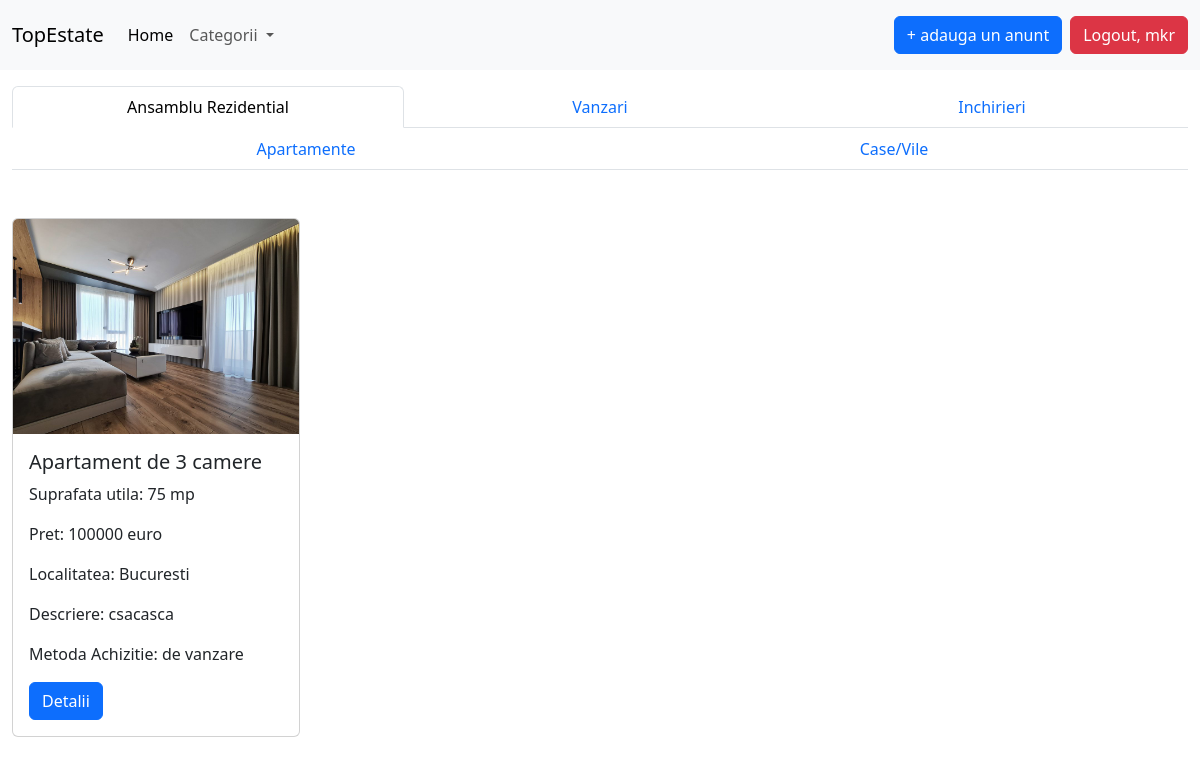
Screenshot of /ansamblu_rezidential/ (signed in) with the database file from the repository.
### createPost/models.py (models this page shows)
class Anunt(models.Model):
    optiuni_proprietati = [
        ('apartamente', 'Apartamente'),
        ('case/vile', 'Case/Vile'),
        ('terenuri', 'Terenuri')
    ]
    optiuni_achizitie = [
        ('de vanzare', 'De vanzare'),
        ('de inchiriat', 'De inchiriat')
    ]
    tipuri_anunt = [
        ('C0', 'Comision 0'),
        ('AR', 'Ansamblu Rezidential'),
        ('AI', 'Agentii Imobiliare')
    ]
    tip_proprietate = models.CharField(choices=optiuni_proprietati, max_length=30)
    tip_vanzare = models.CharField(choices=optiuni_achizitie, max_length=30)
    titul_anunt = models.CharField(max_length=80)
    poze = models.ImageField(upload_to='media/', null=True)
    suprafata_utila = models.CharField(max_length=10)
    numar_carte_funciara = models.CharField(max_length= 15)
    pret = models.CharField(max_length=30)
    localizare = models.CharField(max_length=80)
    descriere = models.TextField(max_length=500)
    tip_anunt = models.CharField(choices=tipuri_anunt, max_length=2)

### createPost/views.py (the view)
# urls.py: path('ansamblu_rezidential/', views.AnsambluRezidentialView.as_view(), name='ansamblu-rezidential'),
class AnsambluRezidentialView(ListView):
    template_name = 'createPost/ansamblu_rezidential.html'
    model = Anunt
    context_object_name = 'all_announce'
    def get_queryset(self):
        return Anunt.objects.filter(tip_anunt='AR')

### templates/createPost/ansamblu_rezidential.html (shortened to what this page needs)
{% extends 'base.html' %}
{% load static %}
{% block content %}
    <div class="container-fluid mt-3 mb-3">
        <div class="row justify-content-center">
            <div class="mx-auto">
                <ul class="nav nav-tabs justify-content-center">
                    <li class="nav-item col">
                        <a class="nav-link active text-center" href="{% url 'ansamblu-rezidential' %}">Ansamblu Rezidential</a>
                    </li>
                    <li class="nav-item col">
                        <a class="nav-link text-center" aria-current="page" href="{% url 'sell-AR' %}">Vanzari</a>
                    </li>
                    <li class="nav-item col">
                        <a class="nav-link text-center" href="{% url 'rent-AR' %}">Inchirieri</a>
                    </li>
                </ul>
                <ul class="nav nav-tabs justify-content-center">
                    <li class="nav-item col">
                        <a class="nav-link text-center" href="{% url 'AR-ap' %}">Apartamente</a>
                    </li>
                    <li class="nav-item col">
                        <a class="nav-link text-center" aria-current="page" href="{% url 'AR-case' %}">Case/Vile</a>
                    </li>
                </ul>
                {% if user.is_authenticated %}
                    <div class="row">
                        {% for anunt in all_announce %}
                            <div class="col-md-3 ">
                                <br><br>
                                <div class="card" style="width: 18rem;">
                                    {% if anunt.poze %}
                                        <img src="{{ anunt.poze.url }}" class="card-img-top" alt="...">
                                    {% else %}
                                        <img src="{% static 'images/no_image_available.png' %}" class="card-img-top" alt="...">
                                    {% endif %}
                                    <div class="card-body">
                                        <h5 class="card-title">{{ anunt.titul_anunt }}</h5>
                                        <p class="card-text">Suprafata utila: {{ anunt.suprafata_utila }} mp</p>
                                        <p class="card-text">Pret: {{ anunt.pret }} euro</p>
                                        <p class="card-text">Localitatea: {{ anunt.localizare }}</p>
                                        <p class="card-text">Descriere: {{ anunt.descriere }}</p>
                                        <p class="card-text">Metoda Achizitie: {{ anunt.tip_vanzare }}</p>
                                        <a href="{% url 'post' anunt.id %}" class="btn btn-primary">Detalii</a>
                                    </div>
                                </div>
                            </div>
                        {% endfor %}
                    </div>
                {% else %}
                    <p><a href="{% url 'login' %}"> Intra in cont pentru a vedea anunturile </a></p>
                {% endif %}
            </div>
        </div>
    </div>
{% endblock %}

### templates/navbar.html (shortened to what this page needs)
<nav class="navbar navbar-expand-lg bg-body-tertiary">
    <div class="container-fluid">
        <a class="navbar-brand" href="{% url 'home' %}">TopEstate</a>
        <div class="collapse navbar-collapse" id="navbarSupportedContent">
            <ul class="navbar-nav me-auto mb-2 mb-lg-0">
                <li class="nav-item">
                    <a class="nav-link active" aria-current="page" href="{% url 'home' %}">Home</a>
                </li>
                <li class="nav-item dropdown">
                    <a class="nav-link dropdown-toggle" href="#" role="button" data-bs-toggle="dropdown"
                       aria-expanded="false">
                        Categorii
                    </a>
                </li>
            </ul>
            {% if user.is_authenticated %}
                <div class = 'p-2'>
                    <a href="{% url 'create-post' %}" class="btn btn-primary"> + adauga un anunt </a>
                </div>
                <div>
                    <a href="{% url 'logout' %}" class="btn btn-danger">Logout, {{ user.username }}</a>
                </div>
            {% else %}
                <div>
                    <a href="{% url 'login' %}" class="btn btn-success">Login</a>
                    <a href="{% url 'create-user' %}" class="btn btn-warning">Sign Up</a>
                </div>
            {%  endif %}
        </div>
    </div>
</nav>

### rows the page displays
Anunt: poze (picture), titul_anunt "Apartament de 3 camere", suprafata_utila "75", pret "100000", localizare "Bucuresti", descriere "csacasca", tip_vanzare "de vanzare"

### other values shown
{{ user.username }} "mkr"
